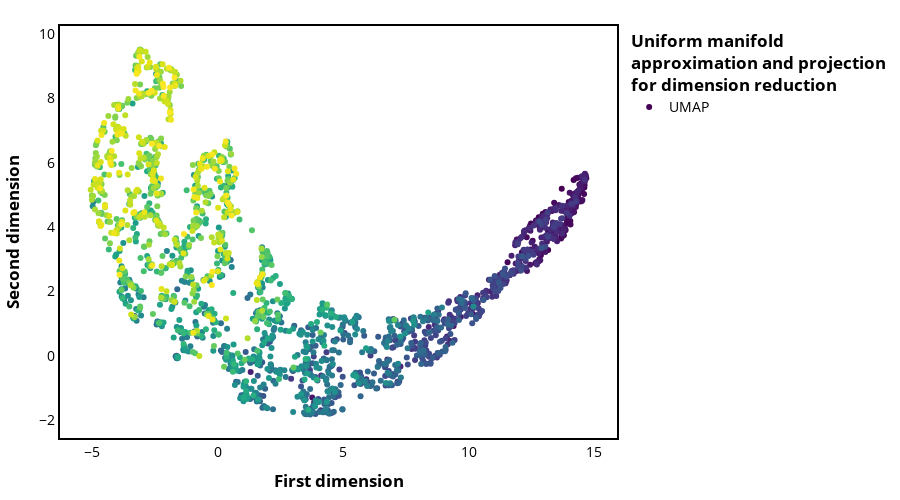

Notebook code for this chart:
### Code cell
# Get the number of data.
length: int = transform_data_umap[0].shape[0]

# Create a new figure.
plot_umap: object = go.Figure()
# To plot colors.
viridis: object = cm.get_cmap("viridis", length)
color: "list[str]" = []

# Transform object colors to hexadecimal colors codes.
for i in range(length):
    color += [colors.rgb2hex(viridis(i))]

# Multiple scatter plot.
plot_umap.add_trace(go.Scatter(
    x=transform_data_umap[0],
    y=transform_data_umap[1],
    mode="markers",
    marker=dict(color=color),
    name="UMAP"
))

# Add the rectangle border.
plot_umap.add_shape(
    type="rect",
    xref="paper",
    yref="paper",
    x0=0,
    y0=0,
    x1=1,
    y1=1,
    line=dict(color="black", width=2)
)

plot_umap.update_traces()

# Modify general plot properties.
plot_umap.update_layout(
    plot_bgcolor="white",
    legend_title="<b>Uniform manifold<br />approximation and projection<br />for dimension reduction</b>",
    margin=dict(l=20, r=20, t=25, b=20),
    height=500,
    font=dict(size=14, color="black"),
    xaxis_title="<b>First dimension</b>",
    yaxis_title="<b>Second dimension</b>"
)

plot_umap["data"][0]["showlegend"] = True

# Modify axis properties.
plot_umap.update_xaxes(showline=True, linewidth=1, linecolor="black")
plot_umap.update_yaxes(showline=True, linewidth=1, linecolor="black")

# Show the plot.
plot_umap.show()

### Figure 1 — Plotly figure (JSON) as saved in the notebook; plotly's stock layout.template omitted (floating-point values rounded to 4 significant figures; data arrays with more than 128 entries replaced by an {"elided": "..."} marker saying what was removed)
{"data": [{"marker": {"color": {"elided": "1916 str values"}}, "mode": "markers", "name": "UMAP", "showlegend": true, "type": "scatter", "x": {"elided": "1916 float values"}, "y": {"elided": "1916 float values"}}], "layout": {"font": {"color": "black", "size": 14}, "height": 500, "legend": {"title": {"text": "<b>Uniform manifold<br />approximation and projection<br />for dimension reduction</b>"}}, "margin": {"b": 20, "l": 20, "r": 20, "t": 25}, "plot_bgcolor": "white", "shapes": [{"line": {"color": "black", "width": 2}, "type": "rect", "x0": 0, "x1": 1, "xref": "paper", "y0": 0, "y1": 1, "yref": "paper"}], "xaxis": {"linecolor": "black", "linewidth": 1, "showline": true, "title": {"text": "<b>First dimension</b>"}}, "yaxis": {"linecolor": "black", "linewidth": 1, "showline": true, "title": {"text": "<b>Second dimension</b>"}}}}
